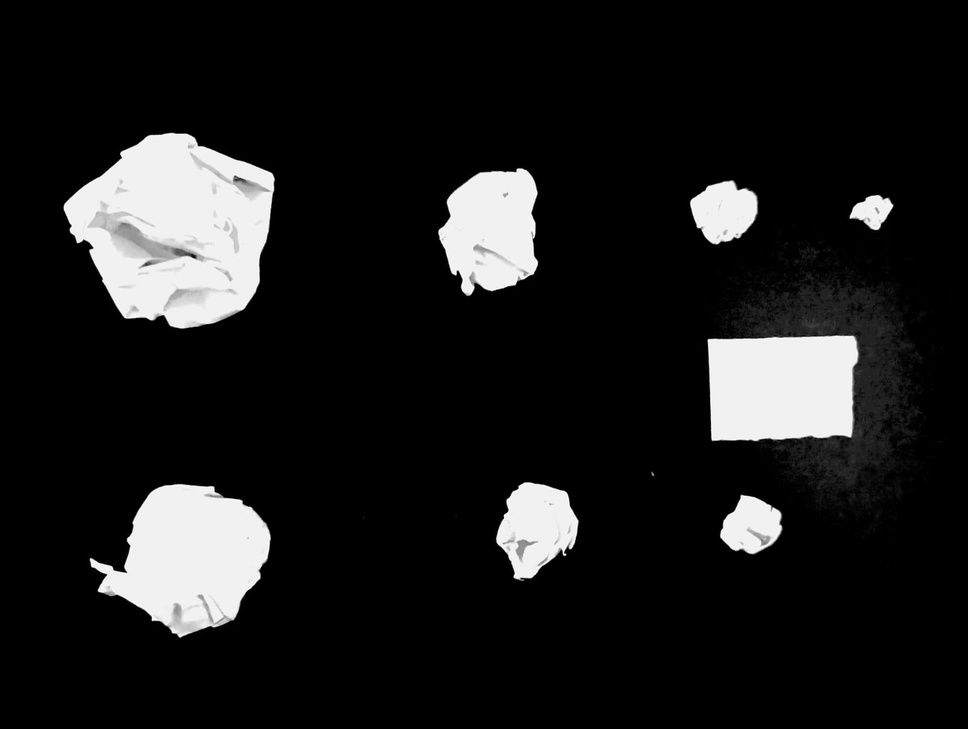
#> input picture Fractales/PapelComprimido.jpeg, 968 x 729 px, shrunk from 1600 x 1204 before the run
$ python Prueba2.py
#> lines starting #> are read from the running program, lines starting #| are printed output that depends on the picture; after the words box and inside, x2 and y2 are one past the last pixel; in counts of white or black regions, pixels touching at a corner belong together
import numpy as np
import cv2 as cv
from matplotlib import pyplot as plt

img = cv.imread('PapelComprimido.jpeg')
#> img is the input picture: shape (729, 968, 3); min 0, max 255, mean 28.5
assert img is not None, "file could not be read, check with os.path.exists()"
gray = cv.cvtColor(img,cv.COLOR_BGR2GRAY)
ret, thresh = cv.threshold(gray,0,255,cv.THRESH_BINARY_INV+cv.THRESH_OTSU)
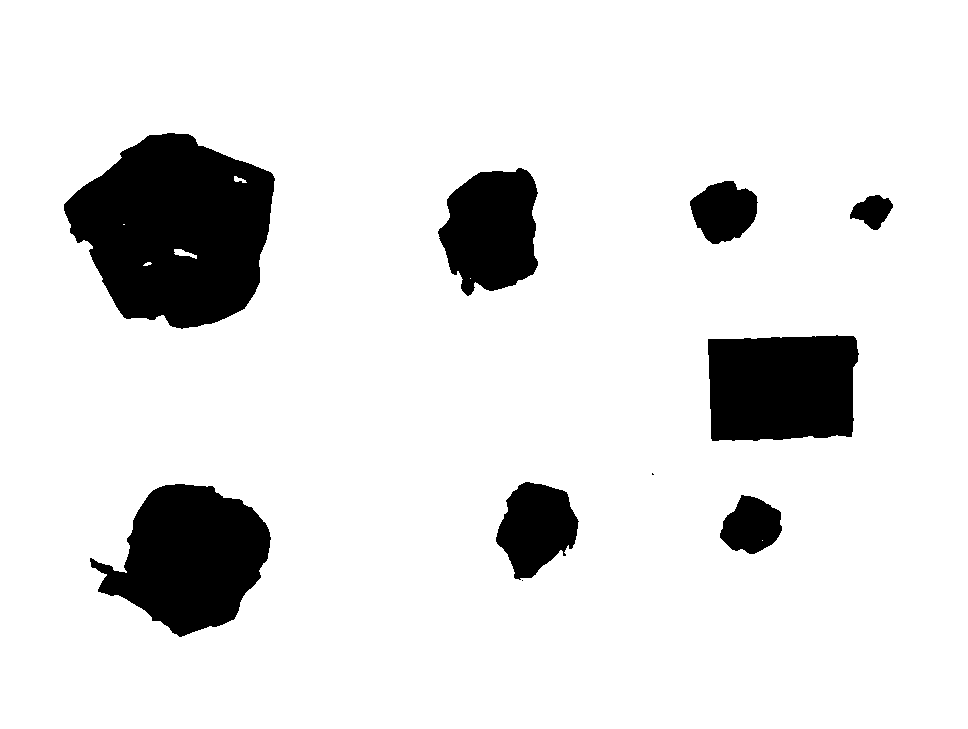
#> thresh: shape (729, 968); 88.3% white; 10 black regions (2 under 20 px), largest, box (x1, y1, x2, y2) and area: (64, 133, 275, 329) 29089, (90, 484, 271, 637) 17291, (708, 335, 859, 441) 14626
#> ret = 118

$ run again, with Fractales/PapelAluminio.jpeg copied over Fractales/PapelComprimido.jpeg
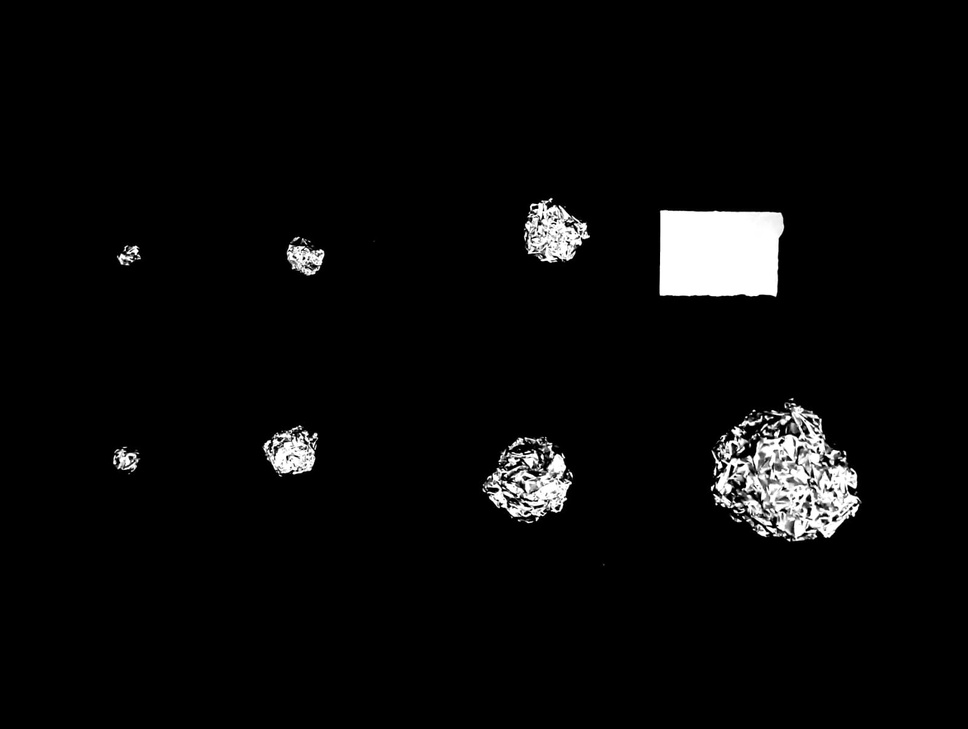
#> input picture Fractales/PapelAluminio.jpeg, 968 x 729 px, shrunk from 1600 x 1204 before the run
#> img is the input picture: shape (729, 968, 3); min 0, max 255, mean 9.7
#> `ret, thresh = cv.threshold(gray,0,255,cv.THRESH_BINARY_INV+cv.THRESH_O..`:
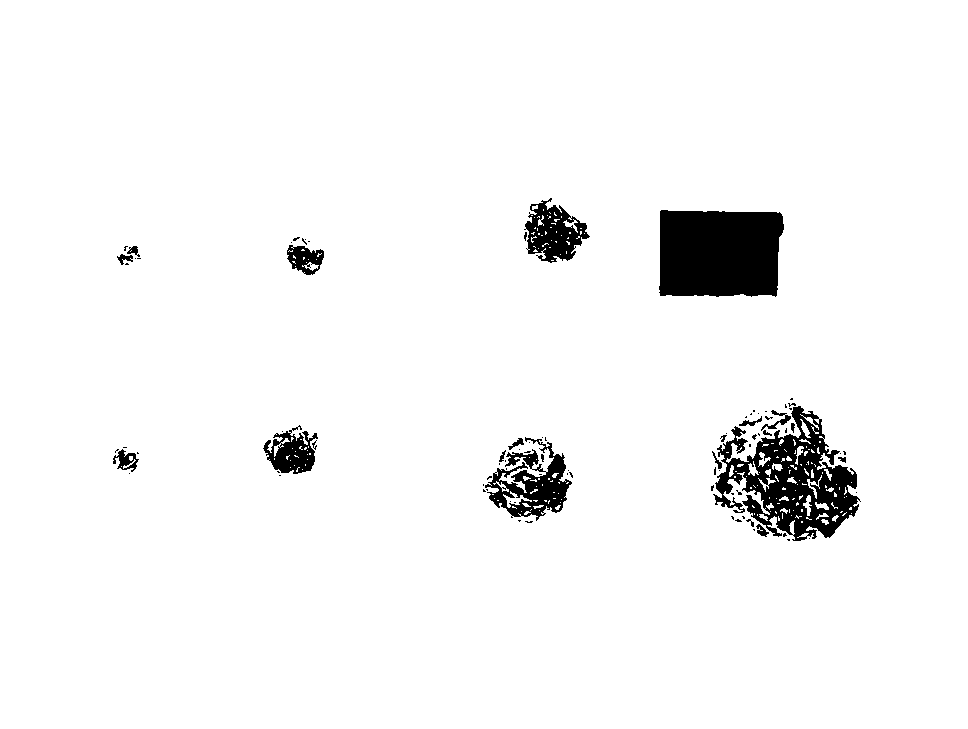
#> thresh: shape (729, 968); 96% white; 89 black regions (68 under 20 px), largest, box (x1, y1, x2, y2) and area: (659, 210, 784, 297) 10065, (713, 406, 861, 541) 8944, (485, 437, 572, 521) 3085
#> ret = 114

$ run again, with Fractales/PapelSuave.jpeg copied over Fractales/PapelComprimido.jpeg
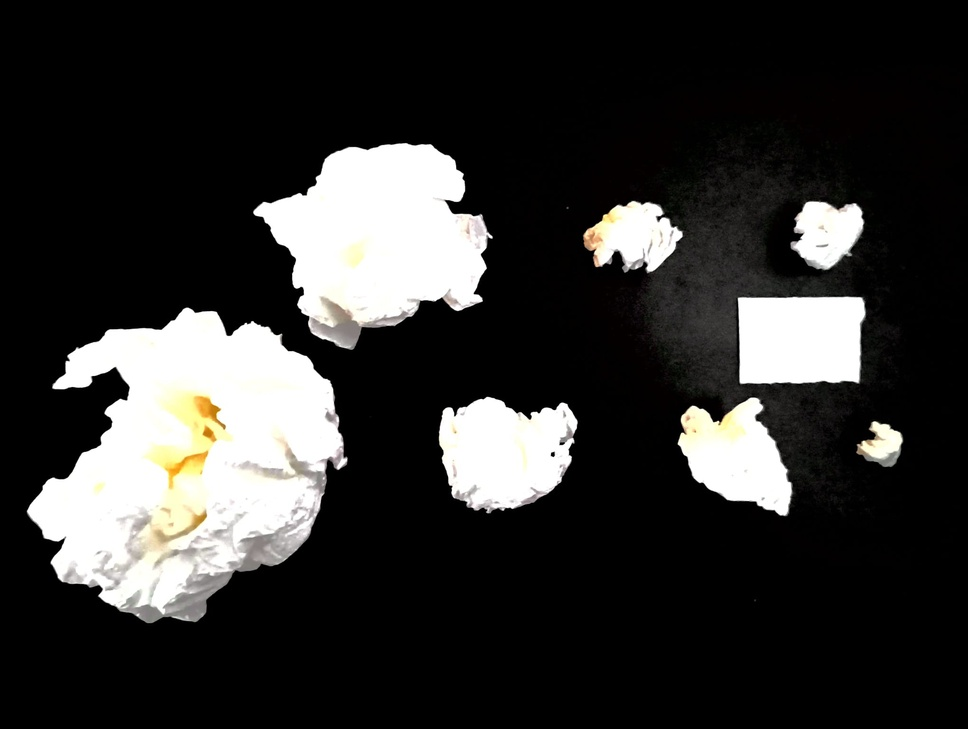
#> input picture Fractales/PapelSuave.jpeg, 968 x 729 px, shrunk from 2040 x 1536 before the run
#> img is the input picture: shape (729, 968, 3); mean B, G, R 47.6, 48.9, 49.3
#> `ret, thresh = cv.threshold(gray,0,255,cv.THRESH_BINARY_INV+cv.THRESH_O..`:
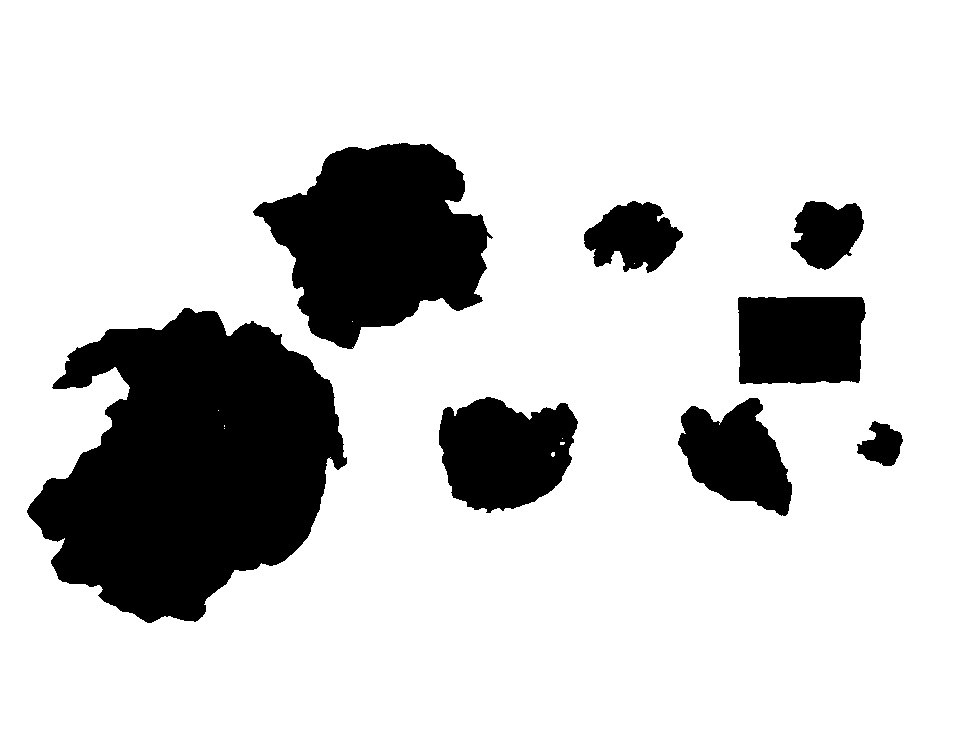
#> thresh: shape (729, 968); 80.6% white; 8 black regions, largest, box (x1, y1, x2, y2) and area: (27, 308, 347, 623) 65427, (253, 143, 493, 349) 31023, (439, 397, 578, 513) 11935
#> ret = 122

$ run again, with Fractales/shapes.png saved as Fractales/PapelComprimido.jpeg
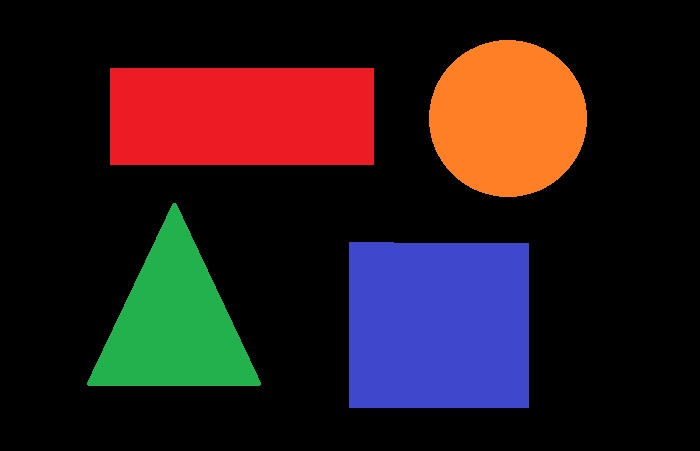
#> input picture Fractales/shapes.png, 700 x 451 px
#> img is the input picture: shape (451, 700, 3); mean B, G, R 28.7, 26.1, 42.8
#> `gray = cv.cvtColor(img,cv.COLOR_BGR2GRAY)`:
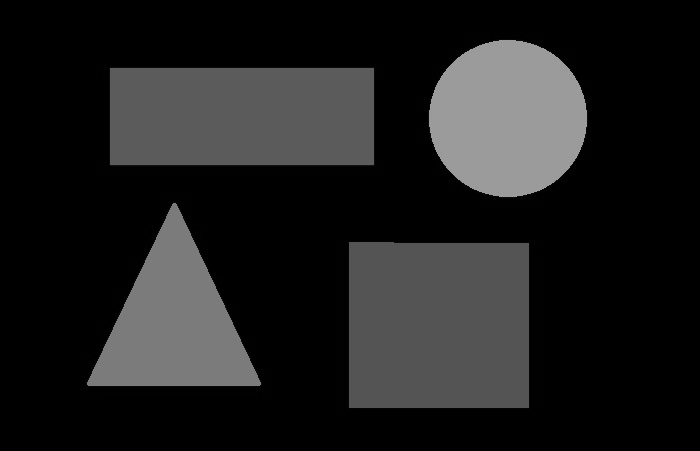
#> gray: shape (451, 700); min 0, max 161, mean 31.4
#> `ret, thresh = cv.threshold(gray,0,255,cv.THRESH_BINARY_INV+cv.THRESH_O..`:
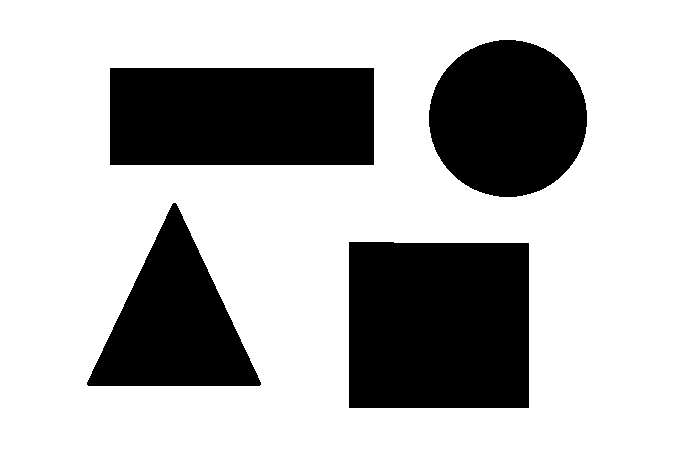
#> thresh: shape (451, 700); 71.1% white; 4 black regions, box (x1, y1, x2, y2) and area: (349, 242, 529, 408) 29745, (110, 68, 374, 165) 25608, (429, 40, 587, 197) 19462, (87, 203, 261, 386) 16476
#> ret = 18
